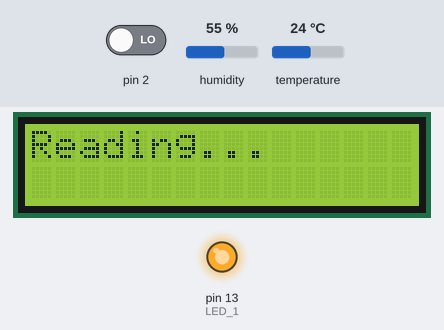
Recording of a sketch running on a simulated Arduino Uno, built with avr-gcc and run on an emulated ATmega328P. Shown: 16×2 character LCD, output pins drawn as LEDs (lit = HIGH). The inputs (shaded band) are chosen by the test bench; at power-on: pin 2 LOW, humidity 55 %, temperature 24 °C. Sleep ends after the set time or at an interrupt; pins used as bus, display or sensor lines are not drawn.

Above: at 0.2 s.
At 11.3 s:
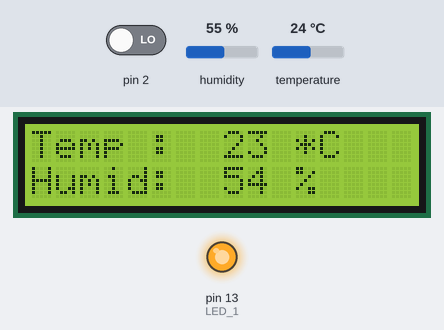
Timing chart, 0 to 37.7 s (numbered marks = the images above):
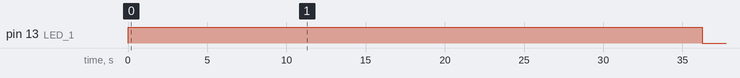

Measured:
- by itself, pin 13 (LED_1): HIGH → LOW at 36.2 s
- what the display in image 0 shows lasts 11.0 s, from 0.2 s to 11.2 s

The sketch:

Application.ino
```cpp
// (licence header left out)
#include <stdint.h>

#include "DHT11_Interface.h"
#include "display.h"
#include "pinout.h"
#include "pwr_mngr.h"

#define LOOP_DELAY        5000                        //mS
#define RUNNING_DURATION  (30 / (LOOP_DELAY / 1000))  //(x / (LOOP_DELAY / 1000)) - x is required delay in seconds

/**************************
* @brief Private Functions
***************************/
static void Wake_From_Sleep(void);
static void Interrupt_ISR(void);

typedef enum
{
  INIT_STATE,
  RUNNING_STATE,
  SLEEP_STATE
}device_state_t;

DHT11_Interface DHT11;
Display LCD_Display;
PWR_MNGR PWR_MNGR;

device_state_t device_state = INIT_STATE;
uint32_t myDelay;
uint16_t running_count;

void setup()
{
  attachInterrupt(INTERRUPT_0,Interrupt_ISR,CHANGE);
  pinMode(LED_1, OUTPUT);
  digitalWrite(LED_1, 1);

  Wake_From_Sleep();
  device_state = RUNNING_STATE;
}

void loop()
{
  switch(device_state)
  {
    case INIT_STATE:
      Wake_From_Sleep();
      device_state = RUNNING_STATE;
      break;

    case RUNNING_STATE:
      LCD_Display.Print_Int((int)DHT11.Get_Temp(), 8, 0);
      LCD_Display.Print_Int((int)DHT11.Get_Humid(), 8, 1);

      if(++running_count == RUNNING_DURATION)
      {
        device_state = SLEEP_STATE;
      }
      else
      {
        delay(LOOP_DELAY);
      }
      break;

    case SLEEP_STATE:
      digitalWrite(LED_1, 0);
      LCD_Display.Set_Pwr_Mode(DISABLE_LCD);
      PWR_MNGR.Enter_Sleep();
      device_state = INIT_STATE;
      break;

    default:
      break;
  }
}

/***/
static void Wake_From_Sleep(void)
{
  LCD_Display.Init(ENABLE_LCD);
  DHT11.Init();
  delay(1000);
  myDelay = DHT11.Get_Min_Delay();
  running_count = 0;
  LCD_Display.Draw_Base_Screen();
}

/***/
static void Interrupt_ISR(void)
{
  digitalWrite(LED_1, 1);
}
```

DHT11_Interface.cpp
```cpp
// (licence header left out)
#include "DHT11_Interface.h"

#include <Arduino.h>
#include <Adafruit_Sensor.h>
#include <DHT.h>
#include <DHT_U.h>

#include "pinout.h"

DHT_Unified dht(DHT_PIN, DHT11);

static sensor_t temp_sensor;
static sensor_t humid_sensor;
static sensors_event_t event;

static uint32_t delayMS;
static float last_Temp = 0.0;
static float last_Humid = 0.0;

/***/
DHT11_Interface::DHT11_Interface(void){}

/***/
void DHT11_Interface::Init(void)
{
  dht.begin();
  dht.temperature().getSensor(&temp_sensor);
  dht.humidity().getSensor(&humid_sensor);

  delayMS = humid_sensor.min_delay / 1000;

  Sensor_Settle();
}

/***/
uint32_t DHT11_Interface::Get_Min_Delay(void)
{
  return delayMS;
}

/***/
float DHT11_Interface::Get_Temp(void)
{
  float val;
  dht.temperature().getEvent(&event);

  if(isnan(event.temperature))
  {
    val = -1000;
  }
  else
  {
    last_Temp = (last_Temp + event.temperature)/2;
    val = last_Temp;
  }

  return val;
}

/***/
float DHT11_Interface::Get_Humid(void)
{
  float val;
  dht.humidity().getEvent(&event);

  if(isnan(event.temperature))
  {
    val = -1000;
  }
  else
  {
    last_Humid = (last_Humid + event.relative_humidity)/2;
    val = last_Humid;
  }

  return val;
}

/**************************
* @brief Private Functions
***************************/
void DHT11_Interface::Sensor_Settle(void)
{
  float val;

  for(int i = 0; i < DHT11_SETTLE_REPS; i++)
  {
    dht.temperature().getEvent(&event);
    val = event.temperature;
    last_Temp = (last_Temp + val)/2;
    delay(DHT11_SETTLE_DELAY);
  }

  val = 0.0;

  for(int i = 0; i < DHT11_SETTLE_REPS; i++)
  {
    dht.humidity().getEvent(&event);
    val = event.relative_humidity;
    last_Humid = (last_Humid + val)/2;
    delay(DHT11_SETTLE_DELAY);
  }
}
```

DHT11_Interface.h
```cpp
// (licence header left out)
#ifndef DHT11_INTERFACE_H
#define DHT11_INTERFACE_H

#include <stdint.h>

#define DHT11_SETTLE_REPS   10
#define DHT11_SETTLE_DELAY  500 //mS

class DHT11_Interface
{
  public:
    DHT11_Interface(void);
    void Init(void);
    uint32_t Get_Min_Delay(void);
    float Get_Temp(void);
    float Get_Humid(void);

  private:
  void Sensor_Settle(void);
};

#endif //DHT11_INTERFACE_H
```

display.cpp
```cpp
// (licence header left out)
#include "display.h"

#include <Arduino.h>
#include <LiquidCrystal.h>
#include "pinout.h"


LiquidCrystal lcd(LCD_RS_PIN,
                  LCD_E_PIN,
                  LCD_D4_PIN,
                  LCD_D5_PIN,
                  LCD_D6_PIN,
                  LCD_D7_PIN);

Display::Display(void){}

void Display::Init(pwr_mode_t pwr_mode)
{
  pinMode(LCD_PWR_EN_PIN, OUTPUT);
  Set_Pwr_Mode(pwr_mode);

  lcd.begin(NUM_COLUMNS, NUM_ROWS);
  Draw_Reading_Screen();
}

void Display::Print(const char str[], uint8_t column, uint8_t row)
{
  lcd.setCursor(column, row);
  lcd.print(str);
}

void Display::Print_Int(int val, uint8_t column, uint8_t row)
{
  char stringVal[10];
  memset(&stringVal[0], '\0', 10);
  sprintf(stringVal, "%.2d", val);
  lcd.setCursor(column, row);
  lcd.print(stringVal);
}

void Display::CLR(void)
{
  lcd.clear();
}

void Display::Set_Pwr_Mode(pwr_mode_t pwr_mode)
{
  if(pwr_mode == DISABLE_LCD)
  {
    CLR();
  }

  digitalWrite(LCD_PWR_EN_PIN, (uint8_t)pwr_mode);
  delay(100);
}

void Display::Draw_Base_Screen(void)
{
  CLR();
  Print("Temp :  -", 0, 0);
  Print("Humid:  -", 0, 1);
  Print("*C", 11, 0);
  Print("%", 11, 1);
}

void Display::Draw_Reading_Screen(void)
{
  CLR();
  Print("Reading...", 0, 0);
}
```

display.h
```cpp
// (licence header left out)
#ifndef DISPLAY_H
#define DISPLAY_H

#include <stdint.h>

#define NUM_COLUMNS 16
#define NUM_ROWS    2

typedef enum
{
  DISABLE_LCD   = 0,
  ENABLE_LCD    = 1,
}pwr_mode_t;

class Display
{
  public:
    Display(void);
    void Init(pwr_mode_t pwr_mode);
    void Print(const char str[], uint8_t column, uint8_t row);
    void Print_Int(int val, uint8_t column, uint8_t row);
    void CLR(void);
    void Set_Pwr_Mode(pwr_mode_t pwr_mode);
    void Draw_Base_Screen(void);
    void Draw_Reading_Screen(void);
};

#endif //DISPLAY_H
```

pinout.h
```cpp
// (licence header left out)
#ifndef PINOUT_H
#define PINOUT_H

/**********************************
* @brief Interrupt Pin Definitions
***********************************/
#define INTERRUPT_0       0   //pin D2

/********************************
* @brief Digital Pin Definitions
*********************************/
#define LED_1     13
#define DHT_PIN   10

#define LCD_RS_PIN    4
#define LCD_E_PIN     5
#define LCD_D4_PIN    6
#define LCD_D5_PIN    7
#define LCD_D6_PIN    8
#define LCD_D7_PIN    9
#define LCD_PWR_EN_PIN 3

#endif //PINOUT_H
```

pwr_mngr.cpp
```cpp
// (licence header left out)
#include "pwr_mngr.h"
#include <avr/sleep.h>
#include <avr/power.h>

PWR_MNGR::PWR_MNGR(void){}

void PWR_MNGR::Enter_Sleep(void)
{
  sleep_enable();
  set_sleep_mode(SLEEP_MODE_STANDBY);
  sleep_mode();

  sleep_disable();
  power_all_enable();
}
```

pwr_mngr.h
```cpp
// (licence header left out)
#ifndef PWR_MNGR_H
#define PWR_MNGR_H

class PWR_MNGR
{
  public:
    PWR_MNGR(void);
    void Enter_Sleep(void);
};

#endif //PWR_MNGR_H
```
